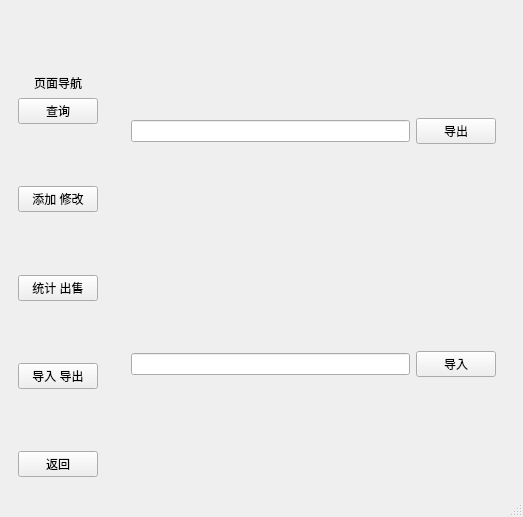
<?xml version="1.0" encoding="UTF-8"?>
<ui version="4.0">
 <class>MainWindow2</class>
 <widget class="QMainWindow" name="MainWindow2">
  <property name="geometry">
   <rect>
    <x>0</x>
    <y>0</y>
    <width>523</width>
    <height>517</height>
   </rect>
  </property>
  <property name="windowTitle">
   <string>图书管理系统</string>
  </property>
  <widget class="QWidget" name="centralwidget">
   <layout class="QHBoxLayout" name="horizontalLayout_2">
    <item>
     <widget class="QWidget" name="widget" native="true">
      <layout class="QVBoxLayout" name="verticalLayout">
       <item>
        <spacer name="verticalSpacer_2">
         <property name="orientation">
          <enum>Qt::Vertical</enum>
         </property>
         <property name="sizeHint" stdset="0">
          <size>
           <width>20</width>
           <height>40</height>
          </size>
         </property>
        </spacer>
       </item>
       <item>
        <widget class="QLabel" name="label_6">
         <property name="text">
          <string>页面导航</string>
         </property>
         <property name="alignment">
          <set>Qt::AlignCenter</set>
         </property>
        </widget>
       </item>
       <item>
        <widget class="QPushButton" name="page1">
         <property name="text">
          <string>查询</string>
         </property>
        </widget>
       </item>
       <item>
        <spacer name="verticalSpacer_3">
         <property name="orientation">
          <enum>Qt::Vertical</enum>
         </property>
         <property name="sizeHint" stdset="0">
          <size>
           <width>20</width>
           <height>40</height>
          </size>
         </property>
        </spacer>
       </item>
       <item>
        <widget class="QPushButton" name="page2">
         <property name="text">
          <string>添加 修改</string>
         </property>
        </widget>
       </item>
       <item>
        <spacer name="verticalSpacer_4">
         <property name="orientation">
          <enum>Qt::Vertical</enum>
         </property>
         <property name="sizeHint" stdset="0">
          <size>
           <width>20</width>
           <height>40</height>
          </size>
         </property>
        </spacer>
       </item>
       <item>
        <widget class="QPushButton" name="page3">
         <property name="text">
          <string>统计 出售</string>
         </property>
        </widget>
       </item>
       <item>
        <spacer name="verticalSpacer_5">
         <property name="orientation">
          <enum>Qt::Vertical</enum>
         </property>
         <property name="sizeHint" stdset="0">
          <size>
           <width>20</width>
           <height>40</height>
          </size>
         </property>
        </spacer>
       </item>
       <item>
        <widget class="QPushButton" name="page4">
         <property name="text">
          <string>导入 导出</string>
         </property>
        </widget>
       </item>
       <item>
        <spacer name="verticalSpacer_8">
         <property name="orientation">
          <enum>Qt::Vertical</enum>
         </property>
         <property name="sizeHint" stdset="0">
          <size>
           <width>20</width>
           <height>40</height>
          </size>
         </property>
        </spacer>
       </item>
       <item>
        <widget class="QPushButton" name="back_btn">
         <property name="text">
          <string>返回</string>
         </property>
        </widget>
       </item>
      </layout>
     </widget>
    </item>
    <item>
     <widget class="QStackedWidget" name="stackedWidget">
      <property name="currentIndex">
       <number>3</number>
      </property>
      <widget class="QWidget" name="page">
       <layout class="QVBoxLayout" name="verticalLayout_2">
        <item>
         <widget class="QWidget" name="QueryWidget" native="true">
          <layout class="QHBoxLayout" name="horizontalLayout">
           <item>
            <widget class="QLineEdit" name="quert_Edit"/>
           </item>
           <item>
            <widget class="QPushButton" name="query_btn">
             <property name="text">
              <string>书名查询</string>
             </property>
            </widget>
           </item>
           <item>
            <spacer name="horizontalSpacer">
             <property name="orientation">
              <enum>Qt::Horizontal</enum>
             </property>
             <property name="sizeHint" stdset="0">
              <size>
               <width>40</width>
               <height>20</height>
              </size>
             </property>
            </spacer>
           </item>
          </layout>
         </widget>
        </item>
        <item>
         <widget class="QWidget" name="QueryWidget_2" native="true">
          <layout class="QHBoxLayout" name="horizontalLayout_9">
           <item>
            <widget class="QLineEdit" name="quert_Edit_2"/>
           </item>
           <item>
            <widget class="QPushButton" name="query_btn_2">
             <property name="text">
              <string>ISBN查询</string>
             </property>
            </widget>
           </item>
           <item>
            <spacer name="horizontalSpacer_4">
             <property name="orientation">
              <enum>Qt::Horizontal</enum>
             </property>
             <property name="sizeHint" stdset="0">
              <size>
               <width>40</width>
               <height>20</height>
              </size>
             </property>
            </spacer>
           </item>
          </layout>
         </widget>
        </item>
        <item>
         <widget class="QLabel" name="label_7">
          <property name="text">
           <string>查询结果：</string>
          </property>
         </widget>
        </item>
        <item>
         <widget class="QTreeWidget" name="query_tw">
          <column>
           <property name="text">
            <string>书名</string>
           </property>
          </column>
          <column>
           <property name="text">
            <string>作者</string>
           </property>
          </column>
          <column>
           <property name="text">
            <string>出版社</string>
           </property>
          </column>
          <column>
           <property name="text">
            <string>ISBN编号</string>
           </property>
          </column>
          <column>
           <property name="text">
            <string>数量</string>
           </property>
          </column>
          <column>
           <property name="text">
            <string>价格</string>
           </property>
          </column>
         </widget>
        </item>
       </layout>
      </widget>
      <widget class="QWidget" name="page_2">
       <layout class="QVBoxLayout" name="verticalLayout_6">
        <item>
         <widget class="QWidget" name="widget_9" native="true">
          <layout class="QVBoxLayout" name="verticalLayout_5">
           <item>
            <spacer name="verticalSpacer_9">
             <property name="orientation">
              <enum>Qt::Vertical</enum>
             </property>
             <property name="sizeHint" stdset="0">
              <size>
               <width>20</width>
               <height>40</height>
              </size>
             </property>
            </spacer>
           </item>
           <item>
            <widget class="QWidget" name="widget_2" native="true">
             <layout class="QVBoxLayout" name="verticalLayout_3">
              <item>
               <widget class="QWidget" name="widget_3" native="true">
                <layout class="QHBoxLayout" name="horizontalLayout_3">
                 <item>
                  <widget class="QLabel" name="label">
                   <property name="text">
                    <string>书名：</string>
                   </property>
                   <property name="alignment">
                    <set>Qt::AlignRight|Qt::AlignTrailing|Qt::AlignVCenter</set>
                   </property>
                  </widget>
                 </item>
                 <item>
                  <widget class="QLineEdit" name="edit_1"/>
                 </item>
                </layout>
               </widget>
              </item>
              <item>
               <widget class="QWidget" name="widget_4" native="true">
                <layout class="QHBoxLayout" name="horizontalLayout_4">
                 <item>
                  <widget class="QLabel" name="label_2">
                   <property name="text">
                    <string>作者：</string>
                   </property>
                   <property name="alignment">
                    <set>Qt::AlignRight|Qt::AlignTrailing|Qt::AlignVCenter</set>
                   </property>
                  </widget>
                 </item>
                 <item>
                  <widget class="QLineEdit" name="edit_2"/>
                 </item>
                </layout>
               </widget>
              </item>
              <item>
               <widget class="QWidget" name="widget_5" native="true">
                <layout class="QHBoxLayout" name="horizontalLayout_5">
                 <item>
                  <widget class="QLabel" name="label_3">
                   <property name="text">
                    <string>出版社：</string>
                   </property>
                   <property name="alignment">
                    <set>Qt::AlignRight|Qt::AlignTrailing|Qt::AlignVCenter</set>
                   </property>
                  </widget>
                 </item>
                 <item>
                  <widget class="QLineEdit" name="edit_3"/>
                 </item>
                </layout>
               </widget>
              </item>
              <item>
               <widget class="QWidget" name="widget_6" native="true">
                <layout class="QHBoxLayout" name="horizontalLayout_6">
                 <item>
                  <widget class="QLabel" name="label_4">
                   <property name="text">
                    <string>ISBN：</string>
                   </property>
                   <property name="alignment">
                    <set>Qt::AlignRight|Qt::AlignTrailing|Qt::AlignVCenter</set>
                   </property>
                  </widget>
                 </item>
                 <item>
                  <widget class="QLineEdit" name="edit_4"/>
                 </item>
                </layout>
               </widget>
              </item>
              <item>
               <widget class="QWidget" name="widget_7" native="true">
                <layout class="QHBoxLayout" name="horizontalLayout_7">
                 <item>
                  <widget class="QLabel" name="label_5">
                   <property name="text">
                    <string>价格：</string>
                   </property>
                   <property name="alignment">
                    <set>Qt::AlignRight|Qt::AlignTrailing|Qt::AlignVCenter</set>
                   </property>
                  </widget>
                 </item>
                 <item>
                  <widget class="QLineEdit" name="edit_5"/>
                 </item>
                </layout>
               </widget>
              </item>
              <item>
               <widget class="QWidget" name="widget_10" native="true">
                <layout class="QHBoxLayout" name="horizontalLayout_10">
                 <item>
                  <widget class="QLabel" name="label_8">
                   <property name="text">
                    <string>存储数：</string>
                   </property>
                   <property name="alignment">
                    <set>Qt::AlignRight|Qt::AlignTrailing|Qt::AlignVCenter</set>
                   </property>
                  </widget>
                 </item>
                 <item>
                  <widget class="QLineEdit" name="edit_6"/>
                 </item>
                </layout>
               </widget>
              </item>
             </layout>
            </widget>
           </item>
           <item>
            <widget class="QWidget" name="widget_8" native="true">
             <layout class="QHBoxLayout" name="horizontalLayout_8">
              <item>
               <spacer name="horizontalSpacer_3">
                <property name="orientation">
                 <enum>Qt::Horizontal</enum>
                </property>
                <property name="sizeHint" stdset="0">
                 <size>
                  <width>40</width>
                  <height>20</height>
                 </size>
                </property>
               </spacer>
              </item>
              <item>
               <widget class="QPushButton" name="add_btn">
                <property name="text">
                 <string>添加书本</string>
                </property>
               </widget>
              </item>
              <item>
               <spacer name="horizontalSpacer_5">
                <property name="orientation">
                 <enum>Qt::Horizontal</enum>
                </property>
                <property name="sizeHint" stdset="0">
                 <size>
                  <width>40</width>
                  <height>20</height>
                 </size>
                </property>
               </spacer>
              </item>
              <item>
               <widget class="QPushButton" name="change_btn">
                <property name="text">
                 <string>修改书本</string>
                </property>
               </widget>
              </item>
              <item>
               <spacer name="horizontalSpacer_2">
                <property name="orientation">
                 <enum>Qt::Horizontal</enum>
                </property>
                <property name="sizeHint" stdset="0">
                 <size>
                  <width>40</width>
                  <height>20</height>
                 </size>
                </property>
               </spacer>
              </item>
             </layout>
            </widget>
           </item>
           <item>
            <spacer name="verticalSpacer_10">
             <property name="orientation">
              <enum>Qt::Vertical</enum>
             </property>
             <property name="sizeHint" stdset="0">
              <size>
               <width>20</width>
               <height>40</height>
              </size>
             </property>
            </spacer>
           </item>
          </layout>
         </widget>
        </item>
       </layout>
      </widget>
      <widget class="QWidget" name="page_3">
       <layout class="QVBoxLayout" name="verticalLayout_8">
        <item>
         <widget class="QWidget" name="widget_12" native="true">
          <layout class="QHBoxLayout" name="horizontalLayout_11">
           <item>
            <widget class="QLineEdit" name="delete_edit"/>
           </item>
           <item>
            <widget class="QPushButton" name="delete_btn">
             <property name="text">
              <string>删除</string>
             </property>
            </widget>
           </item>
          </layout>
         </widget>
        </item>
        <item>
         <widget class="QWidget" name="widget_11" native="true">
          <layout class="QVBoxLayout" name="verticalLayout_4">
           <property name="leftMargin">
            <number>0</number>
           </property>
           <property name="topMargin">
            <number>0</number>
           </property>
           <property name="rightMargin">
            <number>0</number>
           </property>
           <property name="bottomMargin">
            <number>0</number>
           </property>
           <item>
            <widget class="QWidget" name="widget_15" native="true">
             <layout class="QGridLayout" name="gridLayout">
              <property name="leftMargin">
               <number>0</number>
              </property>
              <property name="topMargin">
               <number>0</number>
              </property>
              <property name="rightMargin">
               <number>0</number>
              </property>
              <property name="bottomMargin">
               <number>0</number>
              </property>
              <item row="1" column="0">
               <widget class="QWidget" name="widget_14" native="true">
                <layout class="QHBoxLayout" name="horizontalLayout_14">
                 <item>
                  <widget class="QLabel" name="label_10">
                   <property name="text">
                    <string>出售数量：</string>
                   </property>
                  </widget>
                 </item>
                 <item>
                  <widget class="QLineEdit" name="num_edit"/>
                 </item>
                 <item>
                  <widget class="QPushButton" name="sell_btn">
                   <property name="text">
                    <string>出售</string>
                   </property>
                  </widget>
                 </item>
                </layout>
               </widget>
              </item>
              <item row="0" column="0">
               <widget class="QWidget" name="widget_13" native="true">
                <layout class="QHBoxLayout" name="horizontalLayout_13">
                 <item>
                  <widget class="QLabel" name="label_9">
                   <property name="text">
                    <string>ISBN编码：</string>
                   </property>
                  </widget>
                 </item>
                 <item>
                  <widget class="QLineEdit" name="sell_isbn_btn"/>
                 </item>
                </layout>
               </widget>
              </item>
             </layout>
            </widget>
           </item>
           <item>
            <widget class="QPushButton" name="statistical_btn">
             <property name="text">
              <string>统计书本</string>
             </property>
            </widget>
           </item>
           <item>
            <widget class="QTreeWidget" name="statistical_widget">
             <column>
              <property name="text">
               <string>书名</string>
              </property>
             </column>
             <column>
              <property name="text">
               <string>ISBN</string>
              </property>
             </column>
             <column>
              <property name="text">
               <string>价格</string>
              </property>
             </column>
             <column>
              <property name="text">
               <string>库存数</string>
              </property>
             </column>
            </widget>
           </item>
          </layout>
         </widget>
        </item>
       </layout>
      </widget>
      <widget class="QWidget" name="page_4">
       <layout class="QVBoxLayout" name="verticalLayout_7">
        <item>
         <widget class="QWidget" name="widget_17" native="true">
          <layout class="QHBoxLayout" name="horizontalLayout_15">
           <item>
            <widget class="QLineEdit" name="export_edit"/>
           </item>
           <item>
            <widget class="QPushButton" name="export_btn">
             <property name="text">
              <string>导出</string>
             </property>
            </widget>
           </item>
          </layout>
         </widget>
        </item>
        <item>
         <widget class="QWidget" name="widget_16" native="true">
          <layout class="QHBoxLayout" name="horizontalLayout_12">
           <item>
            <widget class="QLineEdit" name="import_edit"/>
           </item>
           <item>
            <widget class="QPushButton" name="import_btn">
             <property name="text">
              <string>导入</string>
             </property>
            </widget>
           </item>
          </layout>
         </widget>
        </item>
       </layout>
      </widget>
      <widget class="QWidget" name="page_5"/>
      <widget class="QWidget" name="page_6"/>
     </widget>
    </item>
   </layout>
  </widget>
  <widget class="QMenuBar" name="menubar">
   <property name="geometry">
    <rect>
     <x>0</x>
     <y>0</y>
     <width>523</width>
     <height>26</height>
    </rect>
   </property>
  </widget>
  <widget class="QStatusBar" name="statusbar"/>
 </widget>
 <resources/>
 <connections/>
</ui>
